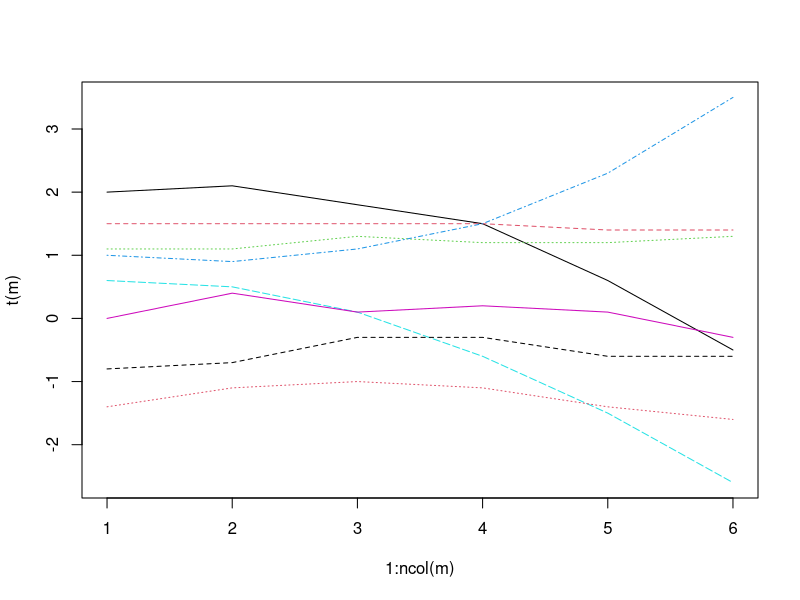

Generate this figure with R:
# Extremal Depth for Functional Data and Applications

# 8 curves
m <- matrix(c(
 2.0,  2.1,  1.8,  1.5,  0.6, -0.5,
 1.5,  1.5,  1.5,  1.5,  1.4,  1.4,
 1.1,  1.1,  1.3,  1.2,  1.2,  1.3,
 1.0,  0.9,  1.1,  1.5,  2.3,  3.5,
 0.6,  0.5,  0.1, -0.6, -1.5, -2.6,
 0.0,  0.4,  0.1,  0.2,  0.1, -0.3,
-0.8, -0.7, -0.3, -0.3, -0.6, -0.6,
-1.4, -1.1, -1.0, -1.1, -1.4, -1.6
),ncol=6,byrow=T)

# plot lines
matplot(1:ncol(m),t(m),type="l")




